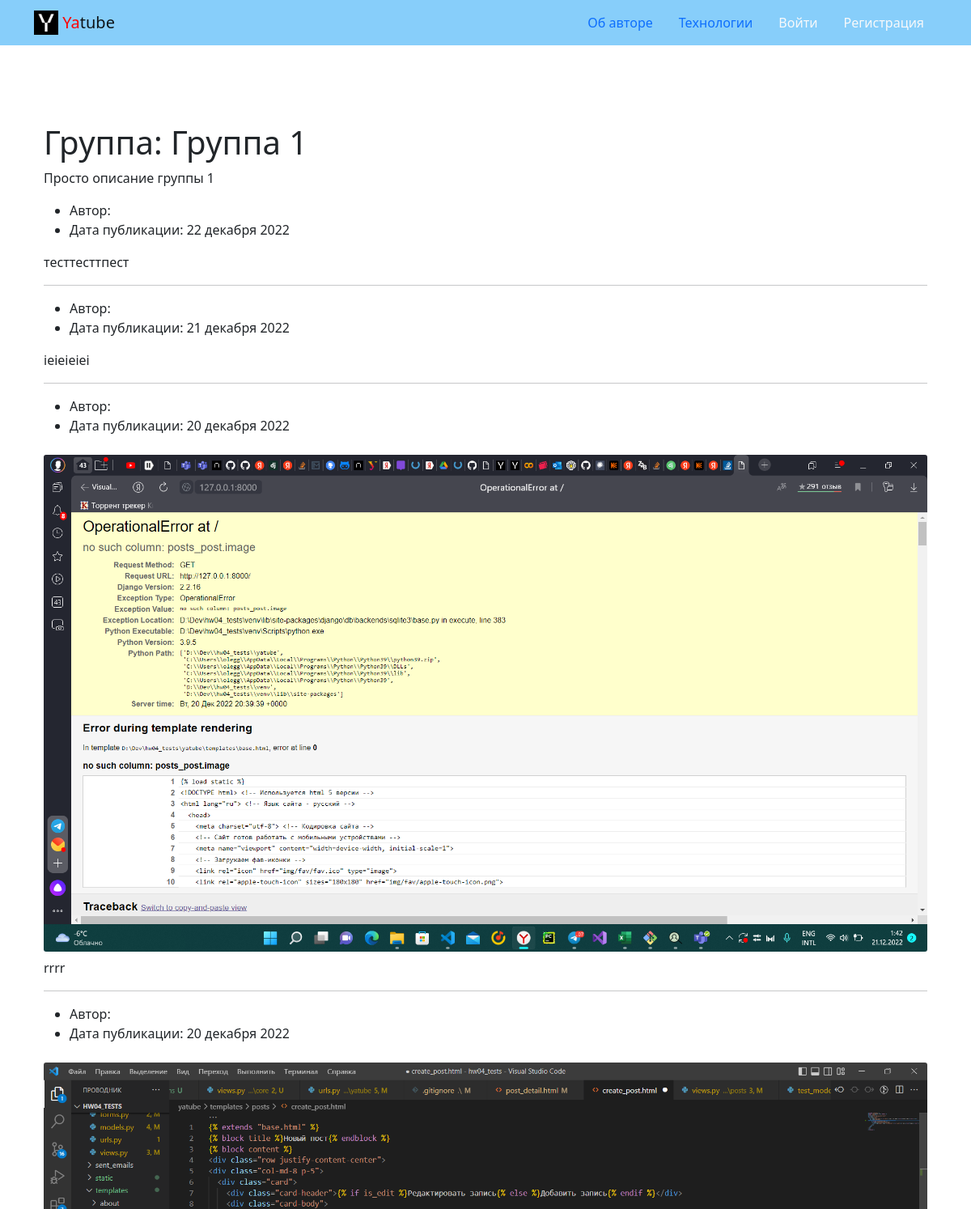
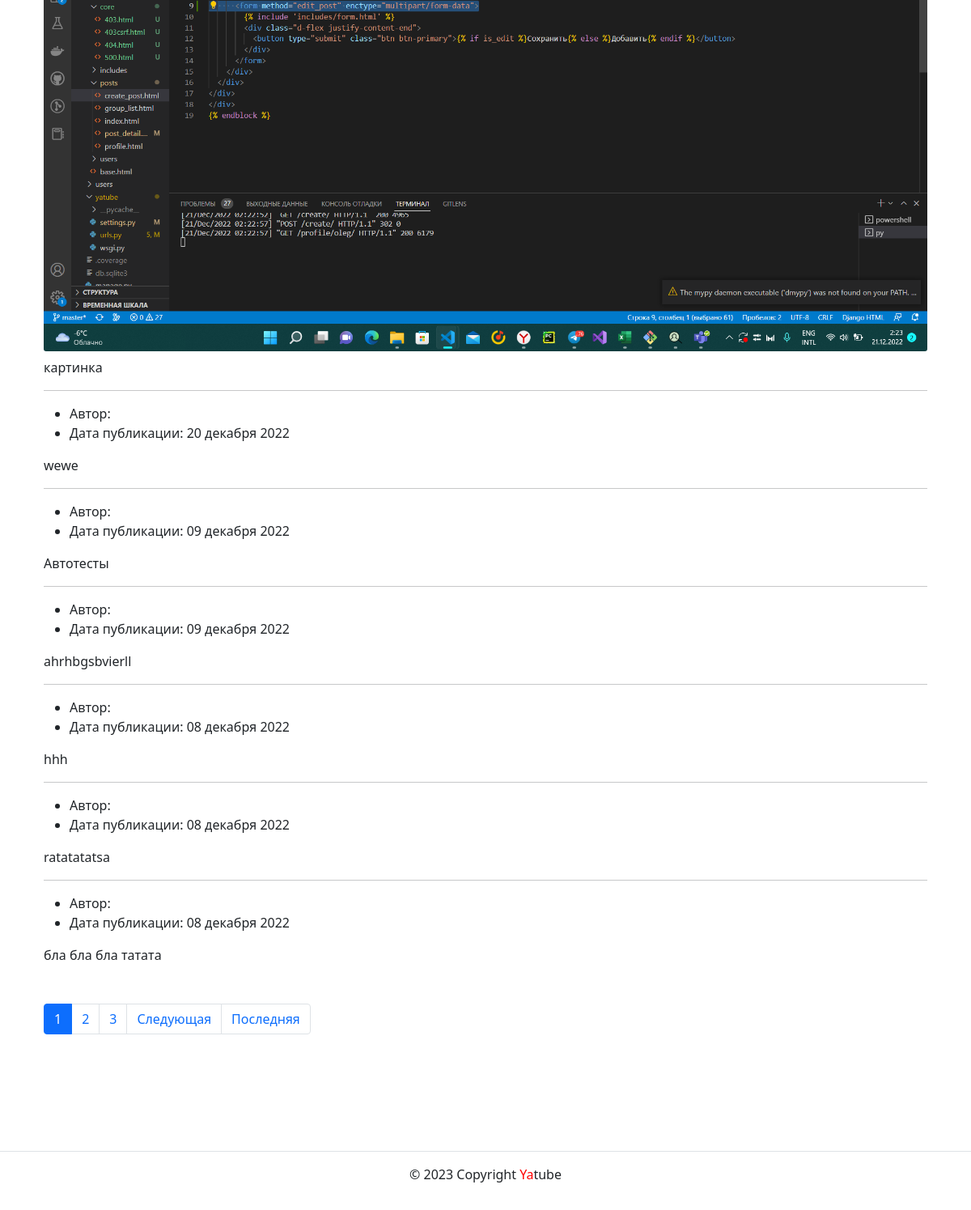
The page /group/group1/ on the database its author committed (2 pictures, top to bottom).
### posts/models.py (models this page shows, shortened)
class Group(models.Model):
    title = models.CharField(max_length=200)
    slug = models.SlugField(unique=True)
    description = models.TextField()

class Post(models.Model):
    text = models.TextField(verbose_name="Текст поста")
    pub_date = models.DateTimeField(
        "Дата публикации",
        auto_now_add=True,
        db_index=True,
    )
    author = models.ForeignKey(
        User,
        on_delete=models.CASCADE,
        related_name='posts',
        verbose_name='Автор',
    )
    group = models.ForeignKey(
        'Group',
        blank=True,
        null=True,
        on_delete=models.SET_NULL,
        related_name='posts',
        verbose_name="Группа",
    )
    image = models.ImageField(
        'Картинка',
        upload_to='posts/',
        blank=True
    )
    class Meta():
        ordering = ['-pub_date']

### posts/views.py (the view)
# urls.py: path('group/<slug:slug>/', views.group_posts, name='group_posts'),
def group_posts(request, slug):
    group = get_object_or_404(Group, slug=slug)
    posts_on_page = Post.objects.filter(group=group)
    paginator = Paginator(posts_on_page, NUM_POSTS)
    page_number = request.GET.get('page')
    page_obj = paginator.get_page(page_number)
    context = {
        'group': group,
        'page_obj': page_obj,
    }
    return render(request, 'posts/group_list.html', context)

### core/context_processors/year.py (called while the page is built)
def year(request):
    year = timezone.now().year
    return {'year': year}

### templates/posts/group_list.html (shortened to what this page needs)
{% extends 'base.html' %}
{% load thumbnail %}
{% block content %}
  <div class="container py-5">
    {% block header %}
    <h1>Группа: {{group.title}}</h1>
    <p>{{group.description}}</p>
    {% endblock %}
    <article>
      {% for post in page_obj %}
      <ul>
        <li>
          Автор: {{post.author.get_full_name}}
        </li>
        <li>
          Дата публикации: {{post.pub_date|date:"d E Y"}}
        </li>
      </ul>
      {% thumbnail post.image "960x339" crop="center" upscale=True as im %}
        <img class="card-img my-2" src="{{ im.url }}">
      {% endthumbnail %}
      <p> {{post.text}} </p>
      {% if not forloop.last %}<hr>{% endif %}
      {% endfor %}
      {% include 'includes/paginator.html' %}
    </article>
  </div>
{% endblock %}

### templates/base.html (shortened to what this page needs)
{% load static %}
<!DOCTYPE html>
<html lang="ru">
  <head>
    <link rel="stylesheet" href="{% static 'css/bootstrap.min.css' %}">
  </head>
  <body>
    {% include  'includes/header.html'%}
    <main>
      <div class="container py-5">
        {%block content %}{%endblock%}
      </div>
    </main>
    {%include 'includes/footer.html'%}
  </body>
</html>

### templates/includes/header.html
{% load static %}
<header>
  <nav class="navbar navbar-light" style="background-color: lightskyblue">
    <div class="container">
      <a class="navbar-brand" href="{% url 'posts:index' %}">
        <img src="{% static 'img/logo.png' %}" width="30" height="30" class="d-inline-block align-top" alt="">
        <span style="color:red">Ya</span>tube
      </a>
      <ul class="nav nav-pills">
        {% with request.resolver_match.view_name as view_name %}
        <li class="nav-item">
          <a class="nav-link {% if view_name == 'about:author' %}active{% endif %}" href="{% url 'about:author' %}">Об авторе</a>
        </li>
        <li class="nav-item">
          <a class="nav-link {% if view_name == 'about:tech' %}active{% endif %}" href="{% url 'about:tech' %}">Технологии</a>
        </li>
        {% if user.is_authenticated %}
        <li class="nav-item">
          <a class="nav-link {% if view_name == 'posts:create' %}active{% endif %}" href="{% url 'posts:create' %}">Новая запись</a>
        </li>
        <li class="nav-item">
          <a class="nav-link link-light {% if view_name == 'users:password_change' %}active{% endif %}" href="{% url 'users:password_reset_form' %}">Изменить пароль</a>
        </li>
        <li class="nav-item">
          <a class="nav-link link-light {% if view_name == 'users:logout' %}active{% endif %}" href="{% url 'users:logout' %}">Выйти</a>
        </li>
        <li class="nav-item">
          <a class="nav-link">Пользователь: {{ user.username }}</a>
        </li>
        {% else %}
        <li class="nav-item">
          <a class="nav-link link-light {% if view_name == 'users:login' %}active{% endif %}" href="{% url 'users:login' %}">Войти</a>
        </li>
        <li class="nav-item">
          <a class="nav-link link-light {% if view_name == 'users:signup' %}active{% endif %}" href="{% url 'users:signup' %}">Регистрация</a>
        </li>
        {% endif %}
        {% endwith %}
      </ul>
    </div>
  </nav>
</header>

### templates/includes/paginator.html (shortened to what this page needs)
{% if page_obj.has_other_pages %}
<nav aria-label="Page navigation" class="my-5">
  <ul class="pagination">
    {% for i in page_obj.paginator.page_range %}
        {% if page_obj.number == i %}
          <li class="page-item active">
            <span class="page-link">{{ i }}</span>
          </li>
        {% else %}
          <li class="page-item">
            <a class="page-link" href="?page={{ i }}">{{ i }}</a>
          </li>
        {% endif %}
    {% endfor %}
    {% if page_obj.has_next %}
      <li class="page-item">
        <a class="page-link" href="?page={{ page_obj.next_page_number }}">
          Следующая
        </a>
      </li>
      <li class="page-item">
        <a class="page-link" href="?page={{ page_obj.paginator.num_pages }}">
          Последняя
        </a>
      </li>
    {% endif %}
  </ul>
</nav>
{% endif %}

### templates/includes/footer.html
<footer class="border-top text-center py-3">
  <p>© {{ year }} Copyright <span style="color:red">Ya</span>tube</p>
</footer>

### rows shown on the page
Group: title "Группа 1", description "Просто описание группы 1"
Post: pub_date "22 декабря 2022", text "тесттесттпест"
Post: pub_date "21 декабря 2022", text "ieieieiei"
Post: pub_date "20 декабря 2022", shows a picture, text "rrrr"
Post: pub_date "20 декабря 2022", shows a picture, text "картинка"
Post: pub_date "20 декабря 2022", text "wewe"
Post: pub_date "09 декабря 2022", text "Автотесты"
Post: pub_date "09 декабря 2022", text "ahrhbgsbvierll"
Post: pub_date "08 декабря 2022", text "hhh"
Post: pub_date "08 декабря 2022", text "ratatatatsa"
Post: pub_date "08 декабря 2022", text "бла бла бла татата"

### other values the page prints
{{ i }} "1"
{{ i }} "2" "3"
